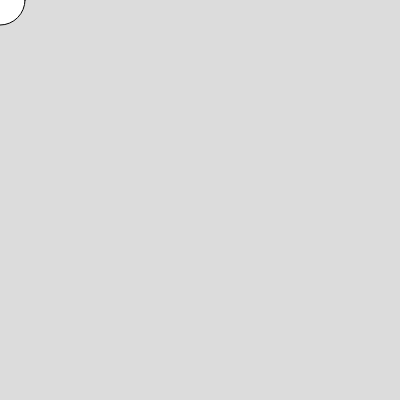
Frame 1 (no input)
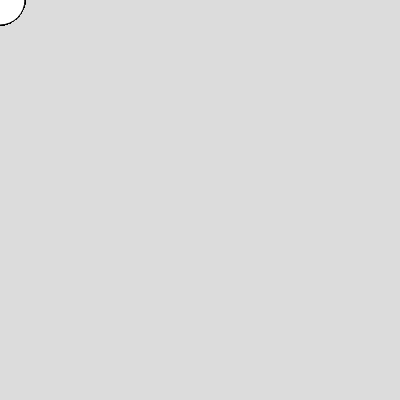
Frame 60 (no input)
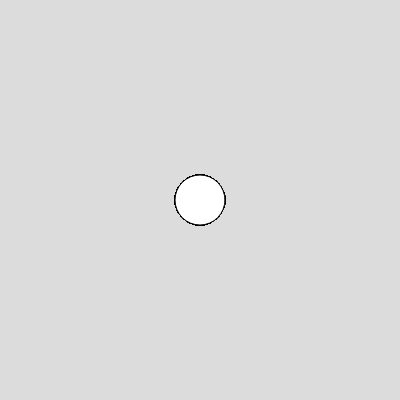
Frame 120 (the mouse pressed at the canvas centre since frame 60)

The p5.js sketch that drew these frames (run headless with seeded random() and noise() and a simulated clock; from frame 60 on, the mouse is pressed at the canvas centre):

// p5.js sketch
// ── sketch.js
function setup() {
  createCanvas(400, 400);
  background(220);
}

function draw() {
  
  ellipse(mouseX, mouseY, 50);
  
}

function mousePressed(){
  background(220);
}
